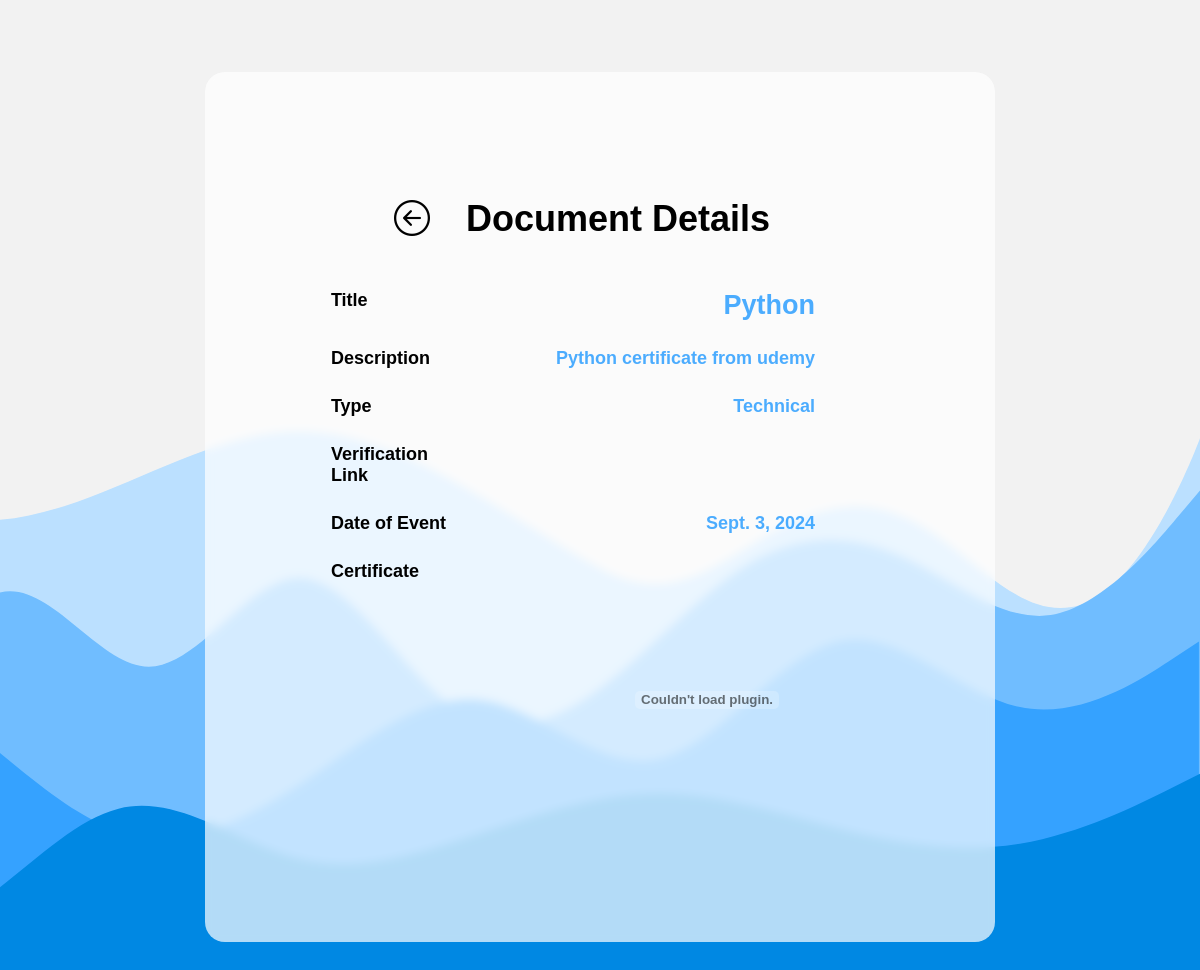
Screenshot of /view/1 (signed in) with the database file from the repository.
### main/models.py (models this page shows, shortened)
class Data(models.Model):
    title = models.CharField(max_length=225)
    user = models.ForeignKey(to = User,on_delete=models.CASCADE)
    description = models.TextField(null=True,blank=True)
    link = models.TextField(null=True,blank=True)
    type = models.CharField(max_length=10,choices=_types)
    file = models.FileField(upload_to='data/')
    date = models.DateField()
    def extension(self):
        name, extension = path.splitext(self.file.name)
        return extension

### main/views.py (the view)
# urls.py: path('view/<int:id>',views.view),
@login_required
def view(request,id):
    query = Data.objects.get(id=id)
    ext = query.extension()
    ctx = {
        "title":query.title,
        "description":query.description,
        "type":query.get_type_display(),
        "date":query.date,
        "link":query.link,
        "file":query.file,
        "filetype": "pdf" if ext == ".pdf" else "image"
    }
    return render(request,'view_doc.html',ctx)

### templates/view_doc.html (shortened to what this page needs)
<!DOCTYPE html>
<html>
<head>
    {% load static %}
    <link rel="stylesheet" href="">
    <link rel="stylesheet" type="text/css" href="{% static 'css/index.css' %}" />
    <link rel="stylesheet" type="text/css" href="{% static 'css/table.css' %}" />
</head>
<body>
    <div class="d-flex py-4">
        <div class="glass m-auto p-5 ">
            <div class="flex justify-center">
                <div class="d-flex"><button type="button" onClick="window.location ='/'" class="icon-btn m-auto"><i
                            style="font-size:36px;color:black;" class="bi bi-arrow-left-circle"></i></button></div>
                <h1>Document Details</h1>
            </div>
            <div class="d-flex justify-bw mv-5">
                <h2 class="form-label">Title</h2>
                <h2 class="form-info">{{title}}</h2>
            </div>
            <div class="d-flex justify-bw mv-5">
                <h2 class="form-label">Description</h2>
                <h2 class="form-info text w-50">{{description}}</h2>
            </div>
            <div class="d-flex justify-bw mv-5">
                <h2 class="form-label">Type</h2>
                <h2 class="form-info text">{{type}}</h2>
            </div>
            <div class="d-flex justify-bw mv-5">
                <h2 class="form-label">Verification Link</h2>
                <a href="{{link}}" target="_blank" class="form-info text w-50">{{link}}</a>
            </div>
            <div class="d-flex justify-bw mv-5">
                <h2 class="form-label">Date of Event</h2>
                <h2 class="form-info text">{{date}}</h2>
            </div>
            <div class="d-flex justify-bw mv-5">
                <h2 class="form-label">Certificate</h2>
                <div class="pdf-frame">
                    {% if filetype == "pdf" %}
                    <embed class="pdf" src="{{file.url}}" type="application/pdf" frameBorder="0" scrolling="auto"
                        height="100%" width="100%">
                    {% else %}
                    <img src="{{file.url}}" class="pdf" />
                    {% endif %}
                </div>
            </div>
        </div>
    </div>
</body>
</html>

### static/css/index.css (style rules this page uses)
:root { --accent10: rgba(0, 138, 255, 1); --accent9: rgba(0, 138, 255, 0.9); --accent8: rgba(0, 138, 255, 0.8); --accent7: rgba(0, 138, 255, 0.7); --accent6: rgba(0, 138, 255, 0.6); --accent5: rgba(0, 138, 255, 0.5); --accent4: rgba(0, 138, 255, 0.4); --accent3: rgba(0, 138, 255, 0.3); --accent2: rgba(0, 138, 255, 0.2); --accent1: rgba(0, 138, 255, 0.1); --element-outline: rgba(0,0,0,0.2); --smooth-green: #0aa607; }
* { margin: 0; padding: 0; box-sizing: border-box; font-size: 18px; font-family: Helvetica, Arial, sans-serif; }
html, body { height: 100%; width: 100%; }
body { background: url("../assets/wave.svg"); background-repeat: no-repeat; background-size: cover; background-attachment: fixed; background-position: right; }
.d-flex { display: flex; }
.flex { display: flex; }
.justify-bw { justify-content:space-between; }
.justify-center { justify-content:center; }
.glass { background-color: rgba(255, 255, 255, 0.7); backdrop-filter: blur(5px); border-radius: 20px; display: flex; padding: 4em 14em; margin: auto; flex-direction: column; }
h1 { font-size: 2rem; padding: 2rem; }
.form-label { margin-left:2rem; margin-right:5rem; margin-bottom:0.75rem; margin-top:0.75rem; }
.form-info { margin-left:2rem; margin-right:5rem; margin-bottom:0.75rem; margin-top:0.75rem; color: var(--accent7); font-size: 1.5rem; font-weight: bold; }
.icon-btn { background: none; border: none; font-size: 36px; color:black; cursor: pointer; }
.pdf-frame { position: relative; width:100%; padding-top: 50%; }
.pdf { position:absolute; top:0; bottom:0; right:0; left:0; width:100%; height:100%; }
.text { font-size:1rem; }
.w-50 { width: 50%; }
.py-4 { padding: 4rem 0; }
.p-5 { padding: 5rem !important; }
.m-auto { margin:auto !important; }

### rows the page displays
Data: title "Python", description "Python certificate from udemy", date "Sept. 3, 2024"

### other values shown
{{ type }} "Technical"
